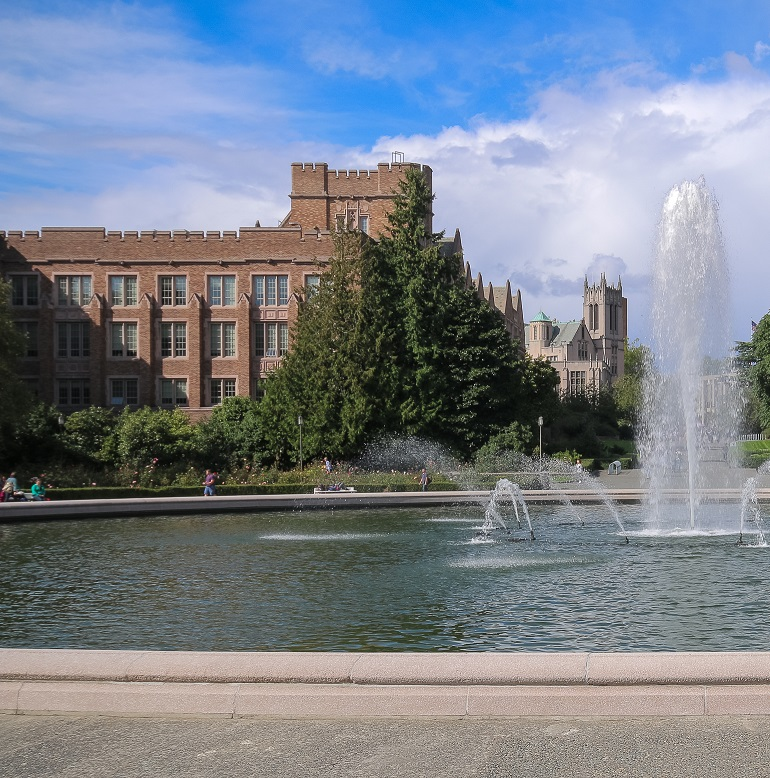
#> input picture Kups_Kajetan_7/fontanna1.jpg, 770 x 778 px; the run also reads 1 picture not shown here
$ python avs7.py   (older library calls are emulated)
#> lines starting #> are read from the running program, lines starting #| are printed output that depends on the picture
import cv2
import numpy as np
import matplotlib.pyplot as plt
from scipy import ndimage

# [118 lines left out: functions harris_response, find_max, draw_corners, process_image, get_descriptors, match_descriptors and 3 more, not called in this run]

img1 = cv2.imread('fontanna1.jpg', cv2.IMREAD_GRAYSCALE)
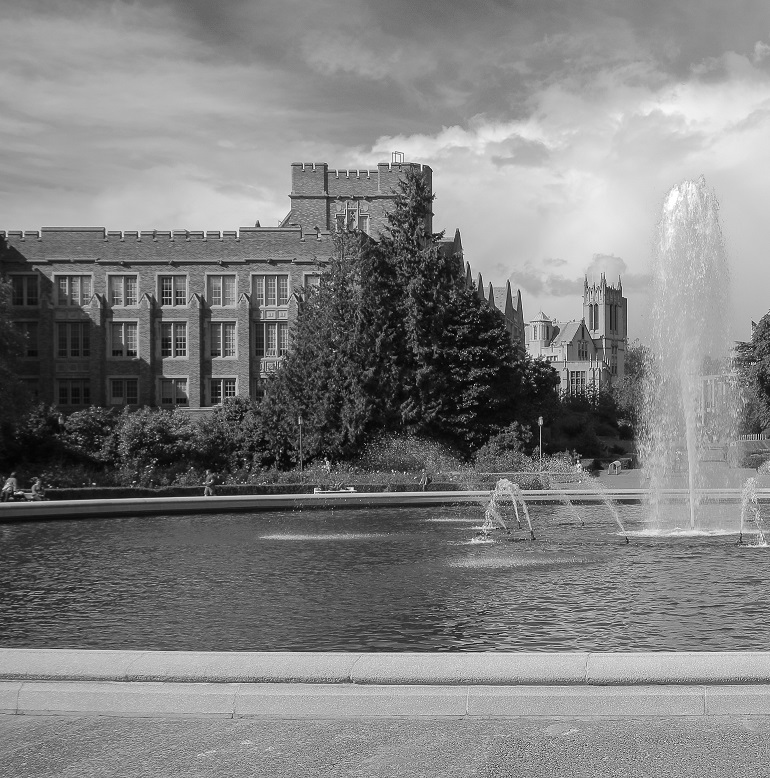
#> img1: shape (778, 770); min 0, max 255, mean 128.4
img2 = cv2.imread('fontanna2.jpg', cv2.IMREAD_GRAYSCALE)
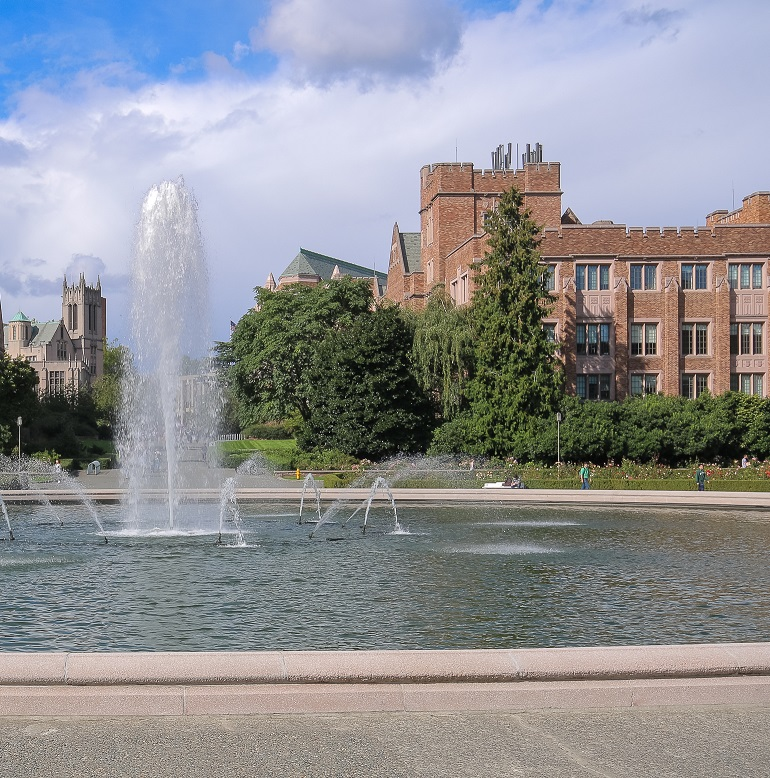
#> input picture Kups_Kajetan_7/fontanna2.jpg, 770 x 778 px
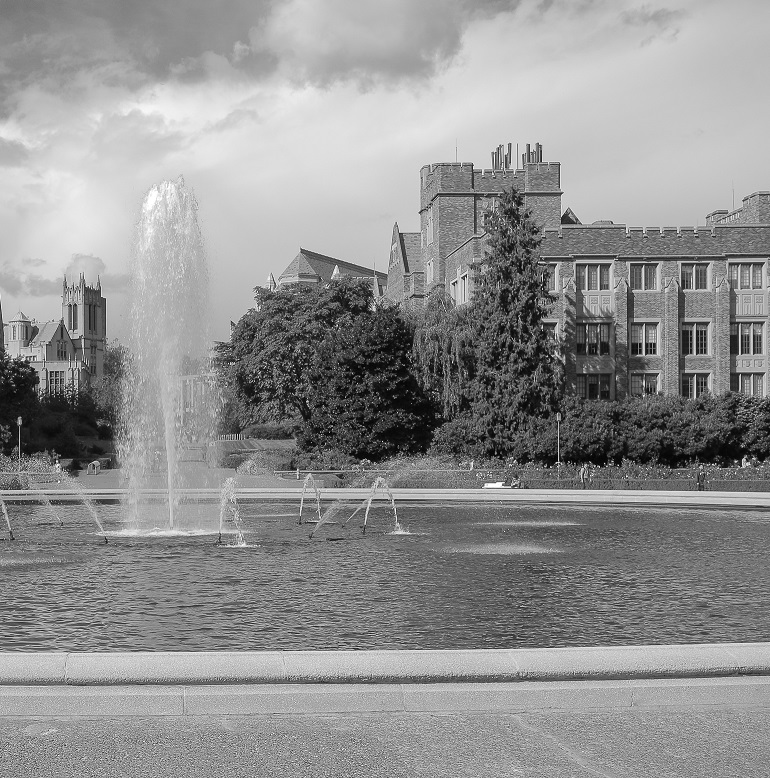
#> img2: shape (778, 770); min 0, max 255, mean 145.3

def fast_with_harris_score(img):
    fast = cv2.FastFeatureDetector_create(threshold=10, nonmaxSuppression=False)
    keypoints = fast.detect(img, None)

    harris = cv2.cornerHarris(np.float32(img), 2, 3, 0.04)
    harris = cv2.dilate(harris, None)

    points = []
    for kp in keypoints:
        x, y = int(kp.pt[0]), int(kp.pt[1])
        if 0 <= y < harris.shape[0] and 0 <= x < harris.shape[1]:
            points.append((x, y, harris[y, x]))
    return points

def nms(points, size=3):
    output = []
    points = sorted(points, key=lambda p: -p[2])
    used = np.zeros((10000, 10000), dtype=bool)
    for x, y, score in points:
        if not used[y, x]:
            output.append((x, y, score))
            used[y - size//2:y + size//2 + 1, x - size//2:x + size//2 + 1] = True
    return output

def filter_border(points, img_shape, patch_size=31):
    margin = patch_size // 2
    h, w = img_shape
    return [(x, y, score) for (x, y, score) in points if margin <= x < w - margin and margin <= y < h - margin]

def select_best(points, N=200):
    return sorted(points, key=lambda p: -p[2])[:N]

def compute_orientation(img, x, y, patch_size=31):
    patch = img[y - patch_size//2:y + patch_size//2 + 1, x - patch_size//2:x + patch_size//2 + 1]
    m = cv2.moments(patch)
    if m["m00"] == 0:
        return 0
    cx = m["m10"] / m["m00"]
    cy = m["m01"] / m["m00"]
    dx = cx - patch_size // 2
    dy = cy - patch_size // 2
    angle = np.arctan2(dy, dx)
    return angle

def brief_descriptor(img, points, pairs, patch_size=31):
    blur = cv2.GaussianBlur(img, (5, 5), 0)
    descriptors = []

    h, w = img.shape
    margin = patch_size // 2

    for (x, y, score) in points:
        angle = compute_orientation(blur, x, y, patch_size)
        cos_a = np.cos(angle)
        sin_a = np.sin(angle)

        desc = []
        valid = True

        for (dx1, dy1, dx2, dy2) in pairs:
            rx1 = int(cos_a * dx1 - sin_a * dy1)
            ry1 = int(sin_a * dx1 + cos_a * dy1)
            rx2 = int(cos_a * dx2 - sin_a * dy2)
            ry2 = int(sin_a * dx2 + cos_a * dy2)

            x1 = x + rx1
            y1 = y + ry1
            x2 = x + rx2
            y2 = y + ry2

            if not (0 <= x1 < w and 0 <= y1 < h and 0 <= x2 < w and 0 <= y2 < h):
                valid = False
                break

            p1 = blur[y1, x1]
            p2 = blur[y2, x2]
            desc.append(1 if p1 < p2 else 0)

        if valid:
            descriptors.append((desc, (x, y)))

    return descriptors

def load_orb_pairs(filename='orb_descriptor_positions.txt'):
    return np.loadtxt(filename).astype(int)

def generate_random_pairs(n=256, patch_radius=15):
    np.random.seed(42)
    return [(
        np.random.randint(-patch_radius, patch_radius + 1),
        np.random.randint(-patch_radius, patch_radius + 1),
        np.random.randint(-patch_radius, patch_radius + 1),
        np.random.randint(-patch_radius, patch_radius + 1)
    ) for _ in range(n)]

def hamming_distance(desc1, desc2):
    return sum(a != b for a, b in zip(desc1, desc2))

def match_orb(descs1, descs2, N=20):
    matches = []
    for d1, pt1 in descs1:
        best_score = 9999
        best_pt = None
        for d2, pt2 in descs2:
            score = hamming_distance(d1, d2)
            if score < best_score:
                best_score = score
                best_pt = pt2
        matches.append((pt1, best_pt, best_score))
    matches.sort(key=lambda x: x[2])
    return matches[:N]

def plot_matches2(img1, img2, matches):
    h1, w1 = img1.shape
    h2, w2 = img2.shape
    canvas = np.zeros((max(h1, h2), w1 + w2), dtype=np.uint8)
    canvas[:h1, :w1] = img1
    canvas[:h2, w1:] = img2

    plt.figure(figsize=(10, 6))
    plt.imshow(canvas, cmap='gray')
    for (x1, y1), (x2, y2), _ in matches:
        plt.plot([x1, x2 + w1], [y1, y2], 'r-')
        plt.plot(x1, y1, 'go')
        plt.plot(x2 + w1, y2, 'bo')
    plt.axis('off')
    plt.show()

def run_orb_pipeline(img1_path, img2_path):
    img1 = cv2.imread(img1_path, cv2.IMREAD_GRAYSCALE)
    img2 = cv2.imread(img2_path, cv2.IMREAD_GRAYSCALE)

    pts1 = fast_with_harris_score(img1)
#> in fast_with_harris_score, `keypoints = fast.detect(img, None)`: keypoints = 70237 keypoints; strongest (x, y, size): (546, 34, 7), (759, 41, 7), (760, 41, 7), (758, 42, 7)
#> the loop in fast_with_harris_score, `for kp in keypoints:` made 70237 passes
#> (kp, x, y) on passes 1 to 3: (keypoint at (546, 34), size 7, 546, 34), (keypoint at (759, 41), size 7, 759, 41), (keypoint at (760, 41), size 7, 760, 41)
#> after the loop in fast_with_harris_score, `for kp in keypoints:`: points = 70237 items
    pts2 = fast_with_harris_score(img2)

    pts1 = filter_border(nms(pts1), img1.shape)
    pts2 = filter_border(nms(pts2), img2.shape)

    pts1 = select_best(pts1, 200)
    pts2 = select_best(pts2, 200)

    pairs = generate_random_pairs()

    desc1 = brief_descriptor(img1, pts1, pairs)
    desc2 = brief_descriptor(img2, pts2, pairs)

    matches = match_orb(desc1, desc2)
    plot_matches2(img1, img2, matches)

# [77 lines left out: functions stitch_images, ex1, ex2, not called in this run]

def ex3():
    run_orb_pipeline("C:\\Users\\kajtek\\Desktop\\studia_2025\\advanced_vision_systems\\zaw_avs_materials\\lab06_fp\\fontanna1.jpg", "C:\\Users\\kajtek\\Desktop\\studia_2025\\advanced_vision_systems\\zaw_avs_materials\\lab06_fp\\fontanna2.jpg")
#> in fast_with_harris_score (call 2), `keypoints = fast.detect(img, None)`: keypoints = 83371 keypoints; strongest (x, y, size): (538, 6, 7), (642, 6, 7), (643, 6, 7), (642, 7, 7)
#> in fast_with_harris_score (call 2), `harris = cv2.dilate(harris, None)`:
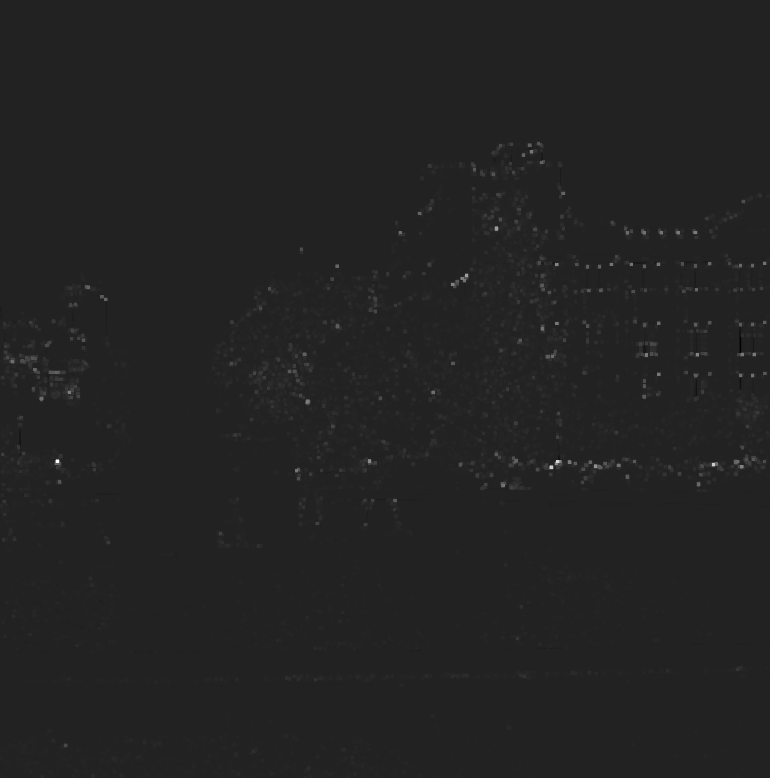
#> harris: shape (778, 770) float32; min -20567652, max 132834744, mean 543512.2; drawn with min black and max white
#> the loop in fast_with_harris_score (call 2), `for kp in keypoints:` made 83371 passes
#> (kp, x, y) on passes 1 to 3: (keypoint at (538, 6), size 7, 538, 6), (keypoint at (642, 6), size 7, 642, 6), (keypoint at (643, 6), size 7, 643, 6)
#> after the loop in fast_with_harris_score (call 2), `for kp in keypoints:`: points = 83371 items
#> in nms, `points = sorted(points, key=lambda p: -p[2])`: points = 70237 items
#> the loop in nms, `for x, y, score in points:` made 70237 passes
#> (x, y, score) on passes 1 to 3: (577, 460, 138686128), (578, 460, 138686128), (577, 461, 138686128)
#> after the loop in nms, `for x, y, score in points:`: output = 33541 items
#> in filter_border, `margin = patch_size // 2`: margin = 15
#> in filter_border, `h, w = img_shape`: h = 778; w = 770
#> in run_orb_pipeline, `pts1 = filter_border(nms(pts1), img1.shape)`: pts1 = 31578 items
#> the loop in nms (call 2), `for x, y, score in points:` made 83371 passes
#> (x, y, score) on passes 1 to 3: (56, 460, 132834744), (57, 460, 132834744), (56, 461, 132834744)
#> in run_orb_pipeline, `pts2 = filter_border(nms(pts2), img2.shape)`: pts2 = 37277 items
#> in run_orb_pipeline, `pts1 = select_best(pts1, 200)`: pts1 = 200 items, first 6: (577, 460, 138686128), (577, 462, 138686128), (352, 487, 69585600), (354, 488, 69585600), (352, 489, 69585600), (404, 471, 65467012)
#> in run_orb_pipeline, `pts2 = select_best(pts2, 200)`: pts2 = 200 items, first 6: (56, 460, 132834744), (56, 462, 132834744), (558, 460, 109728736), (556, 462, 109728736), (558, 462, 109728736), (712, 464, 102876688)
#> the loop in brief_descriptor, `for (x, y, score) in points:` made 200 passes
#> (x, y, score, cx in compute_orientation, cy in compute_orientation, dx in compute_orientation, dy in compute_orientation, angle) on passes 1 to 3: (577, 460, 138686128, 13.29, 19.13, -1.71, 4.13, 1.96), (577, 462, 138686128, 13.46, 18.66, -1.54, 3.66, 1.97), (352, 487, 69585600, 14.52, 15.47, -0.48, 0.466, 2.37)
#> pass 1, in compute_orientation, `patch = img[y - patch_size//2:y + patch_size//2 + 1, x - patch_size//2..`:
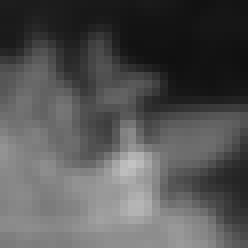
#> patch: shape (31, 31) (shown 8 times larger); min 16, max 195, mean 84.1
#> the loop in brief_descriptor (call 2), `for (x, y, score) in points:` made 200 passes
#> the loop in match_orb, `for d1, pt1 in descs1:` made 200 passes
#> pt1 on passes 1 to 3: (577, 460), (577, 462), (352, 487)
#> in plot_matches2, `canvas[:h2, w1:] = img2`:
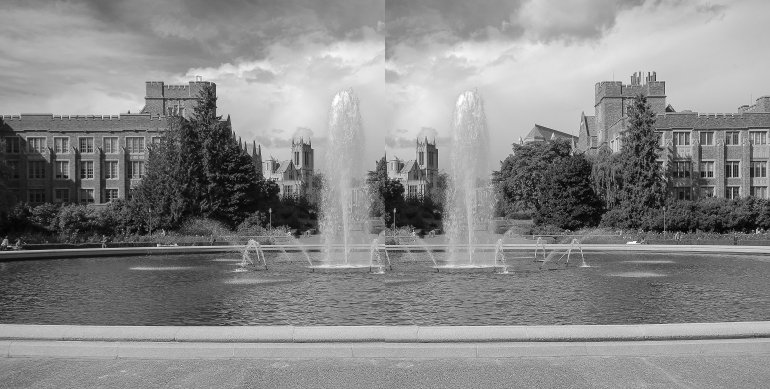
#> canvas: shape (778, 1540) (shown at 1/2 size); min 0, max 255, mean 136.8
#> the loop in plot_matches2, `for (x1, y1), (x2, y2), _ in matches:` made 20 passes
#> (x1, y1, x2, y2) on passes 1 to 12: (580, 462, 59, 462), (556, 369, 35, 369), (580, 464, 59, 464), (577, 462, 56, 462), (590, 392, 69, 392), (561, 397, 40, 397), (576, 464, 55, 464), (554, 368, 33, 368), (554, 370, 33, 370), (608, 286, 87, 286), (610, 286, 89, 286), (576, 373, 55, 373)
#> in plot_matches2, `plt.show()`:
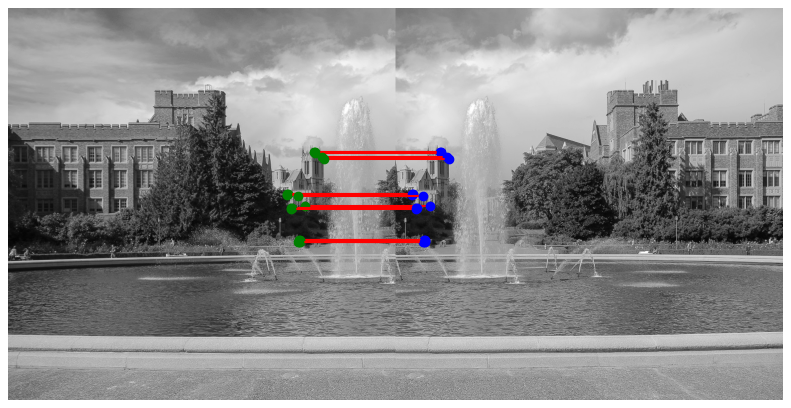
#> figure drawn by matplotlib, 1 panel
    # run_orb_pipeline("budynek1.jpg", "budynek2.jpg")
    # run_orb_pipeline("fontanna1.jpg", "fontanna_pow.jpg")
    # run_orb_pipeline("eiffel1.jpg", "eiffel2.jpg")

def ex4():
    stitch_images("left_panorama.jpg", "right_panorama.jpg", feature_detector='ORB')

# ex1()
# ex2()
ex3()
#ex4()
